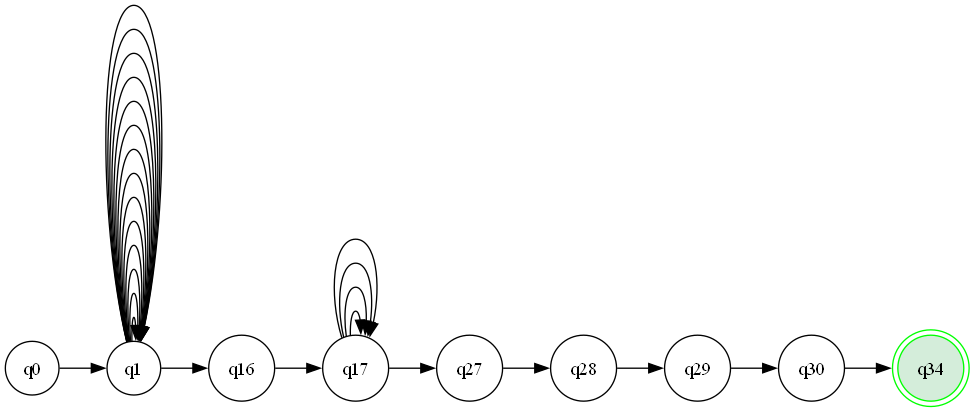

Reproduce this figure in Python.
# grafo_dfa.py
from graphviz import Digraph
import os
from shutil import copyfile

def generar_animacion(path, carpeta="animacion_dfa"):
    """
    Genera una imagen por paso en 'carpeta' resaltando el estado actual.
    Copia el último paso como 'grafo_dfa.png' para mostrar en la interfaz.
    """
    os.makedirs(carpeta, exist_ok=True)
    archivos = []

    accept = "q34"
    error  = "qError"

    # Conjunto de estados que aparecerán (solo los del recorrido para que sea legible)
    estados_unicos = list(dict.fromkeys(path))

    for paso, estado_actual in enumerate(path, start=1):
        dot = Digraph(comment=f"Paso {paso}", format="png")
        dot.attr(rankdir='LR')

        # Nodos
        for st in estados_unicos:
            if st == error:
                dot.node(st, st, shape="circle", color="red", style="filled", fillcolor="#f8d7da")
            elif st == accept:
                dot.node(st, st, shape="doublecircle", color="green", style="filled", fillcolor="#d4edda")
            elif st == estado_actual:
                dot.node(st, st, shape="circle", color="blue", style="filled", fillcolor="#cfe2ff")
            else:
                dot.node(st, st, shape="circle")

        # Aristas del recorrido
        for i in range(len(path) - 1):
            a, b = path[i], path[i+1]
            dot.edge(a, b)

        fname = os.path.join(carpeta, f"paso_{paso}")
        dot.render(fname, cleanup=True)
        archivos.append(fname + ".png")

    # Imagen final para la interfaz
    if archivos:
        copyfile(archivos[-1], "grafo_dfa.png")

    return archivos
